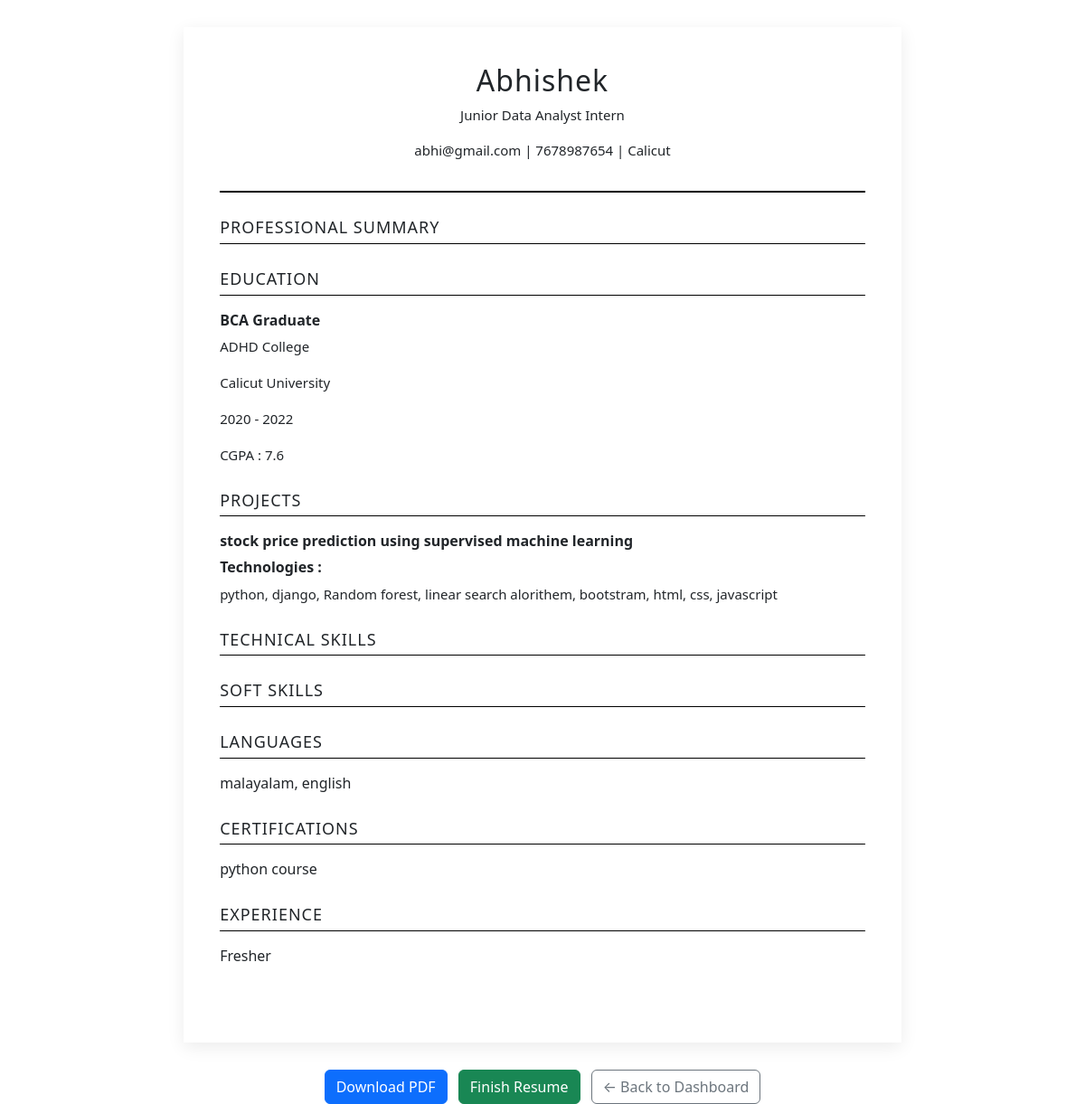
/resume/7/preview/ (signed in), run on the app's committed database.
### careerproject/models.py (models this page shows, shortened)
class ResumePersonal(models.Model):
    resume = models.OneToOneField(Resume, on_delete=models.CASCADE)
    full_name = models.CharField(max_length=100)
    email = models.EmailField()
    phone = models.CharField(max_length=20)
    location = models.CharField(max_length=100)
    linkedin = models.URLField(blank=True, null=True)
    github = models.URLField(blank=True, null=True)
    summary = models.TextField(blank=True, null=True)

class Resume(models.Model):
    TEMPLATE_CHOICES = (
        ('professional', 'Professional'),
        ('modern', 'Modern'),
        ('minimal', 'Minimal'),
    )
    student = models.ForeignKey(StudentProfile, on_delete=models.CASCADE, related_name='generated_resumes')
    resume_name = models.CharField(max_length=100)
    target_job = models.ForeignKey('Job', on_delete=models.CASCADE)
    template = models.CharField(max_length=20, choices=TEMPLATE_CHOICES, default='professional')
    is_completed = models.BooleanField(default=False)
    created_at = models.DateTimeField(auto_now_add=True)
    mentor_feedback = models.TextField(blank=True, null=True)
    feedback_date = models.DateTimeField(blank=True, null=True)

class Job(models.Model):
    company = models.ForeignKey(CompanyProfile, on_delete=models.CASCADE)
    job_title = models.CharField(max_length=100)
    description = models.TextField()
    location = models.CharField(max_length=100)
    STATUS_CHOICES = (
    ('Open', 'Open'),
    ('Closed', 'Closed'),
    )
    status = models.CharField(max_length=10, choices=STATUS_CHOICES, default='Open'
    )
    JOBTYPE_CHOICES = (
            ('Full Time', 'Full Time'),
            ('Part Time', 'Part Time'),
            ('Internship', 'Internship'),
            ('Remote', 'Remote'),
    )
    job_type = models.CharField(max_length=20, choices=JOBTYPE_CHOICES)
    salary = models.CharField(max_length=50, blank=True)
    skills_required = models.TextField()
    deadline = models.DateField()
    posted_on = models.DateTimeField(auto_now_add=True)
    APPROVAL_CHOICES = (
        ('Pending', 'Pending'),
        ('Approved', 'Approved'),
        ('Rejected', 'Rejected'),
    )
    approval_status = models.CharField(
        max_length=20,
        choices=APPROVAL_CHOICES,
        default='Pending'
    )

class ResumeEducation(models.Model):
    resume = models.ForeignKey(Resume, on_delete=models.CASCADE)
    qualification = models.CharField(max_length=100)
    institution = models.CharField(max_length=150)
    university = models.CharField(max_length=150)
    start_year = models.IntegerField()
    end_year = models.IntegerField()
    cgpa = models.CharField(max_length=20, blank=True, null=True)

class ResumeProject(models.Model):
    resume = models.ForeignKey(Resume, on_delete=models.CASCADE)
    project_title = models.CharField(max_length=150)
    technologies = models.CharField(max_length=200)
    description = models.TextField()
    github_link = models.URLField(blank=True, null=True)
    live_link = models.URLField(blank=True, null=True)

class ResumeSkill(models.Model):
    resume = models.ForeignKey(Resume, related_name="skills", on_delete=models.CASCADE)
    technical_skills = models.TextField(blank=True, null=True)
    soft_skills = models.TextField(blank=True, null=True)
    languages = models.TextField(blank=True, null=True)
    certifications = models.TextField(blank=True, null=True)

### careerproject/views.py (the view)
# urls.py: path("resume/<int:id>/preview/", views.resume_preview, name="resume_preview"),
@login_required
def resume_preview(request, id):
    resume = get_object_or_404(Resume, id=id)
    if resume.template == "professional":
        template_name = "student_module/resume_builder/resume/professional_resume.html"
    elif resume.template == "modern":
        template_name = "student_module/resume_builder/resume/modern_resume.html"
    elif resume.template == "minimal":
        template_name = "student_module/resume_builder/resume/minimal_resume.html"
    context = get_resume_data(resume)
    context["resume"] =  resume
    return render(request, template_name, context)

### careerproject/views.py (called while the page is built)
def ask_ai(prompt):
    try:
        response = chat(
            model="llama3.1:8b",
            messages=[
                {
                    "role": "user",
                    "content": prompt
                }
            ]
        )
        return response.message.content.strip()
    except Exception:
        return ""

### templates/student_module/resume_builder/resume/minimal_resume.html (shortened to what this page needs)
{% load static %}
<!DOCTYPE html>
<html lang="en">
<head>
    <link rel="stylesheet" href="{% static 'css/minimal_resume.css' %}">
    <link href="https://cdn.jsdelivr.net/npm/bootstrap@5.3.3/dist/css/bootstrap.min.css" rel="stylesheet">
</head>
<body>
<div class="resume">
    <div class="header">
        <h1>{{ personal.full_name }}</h1>
        <p>{{ resume.target_job.job_title }}</p>
        <p>
            {{ personal.email }}
            |
            {{ personal.phone }}
            |
            {{ personal.location }}
        </p>
    </div>
    <section>
        <h2>PROFESSIONAL SUMMARY</h2>
    </section>
    <section>
        <h2>EDUCATION</h2>
        {% for edu in educations %}
        <div class="item">
            <strong>{{ edu.qualification }}</strong>
            <p>{{ edu.institution }}</p>
            <p>{{ edu.university }}</p>
            <p>
                {{ edu.start_year }}
                -
                {{ edu.end_year }}
            </p>
            {% if edu.cgpa %}
            <p>
                CGPA :
                {{ edu.cgpa }}
            </p>
            {% endif %}
        </div>
        {% empty %}
        <p>No education added.</p>
        {% endfor %}
    </section>
    <section>
        <h2>PROJECTS</h2>
        {% for project in ai_projects %}
        <div class="item">
            <strong>{{ project.title }}</strong>
            <p>
                <strong>Technologies :</strong>
                {{ project.technologies }}
            </p>
        </div>
        {% empty %}
        <p>No projects added.</p>
        {% endfor %}
    </section>
    <section>
        <h2>TECHNICAL SKILLS</h2>
    </section>
    <section>
        <h2>SOFT SKILLS</h2>
    </section>
    {% if skills and skills.languages %}
    <section>
        <h2>LANGUAGES</h2>
        <p>
            {{ skills.languages }}
        </p>
    </section>
    {% endif %}
    {% if skills and skills.certifications %}
    <section>
        <h2>CERTIFICATIONS</h2>
        <p>
            {{ skills.certifications }}
        </p>
    </section>
    {% endif %}
    <section>
        <h2>EXPERIENCE</h2>
        {% if experiences %}
            {% for exp in experiences %}
            <div class="item">
                <strong>
                    {{ exp.job_title }}
                </strong>
                <p>
                    {{ exp.company_name }}
                </p>
                {% if exp.location %}
                <p>
                    {{ exp.location }}
                </p>
                {% endif %}
                <p>
                    {{ exp.start_date }}
                    -
                    {% if exp.currently_working %}
                        Present
                    {% else %}
                        {{ exp.end_date }}
                    {% endif %}
                </p>
                <p>
                    {{ exp.description }}
                </p>
            </div>
            {% endfor %}
        {% else %}
            <p>
                Fresher
            </p>
        {% endif %}
    </section>
    </div>
    <div class="text-center mt-4 no-print">
    <a href="{% url 'resume_pdf' resume.id %}"
       class="btn btn-primary">
        Download PDF
    </a>
    <a href="{% url 'finish_resume' resume.id %}"
       class="btn btn-success ms-2">
        Finish Resume
    </a>
    {% if request.user.role == "company" %}
        <a href="{% url 'view_applicants' application.job.id %}"
           class="btn btn-outline-secondary ms-2">
            ← Back
        </a>
    {% elif from_apply %}
        <a href="{% url 'apply_job' job_id %}"
           class="btn btn-outline-secondary ms-2">
            ← Back to Apply Job
        </a>
    {% else %}
        <a href="{% url 'student_dashboard' %}"
           class="btn btn-outline-secondary ms-2">
            ← Back to Dashboard
        </a>
    {% endif %}
</div>
</body>
</html>

### static/css/minimal_resume.css (style rules this page uses)
* { margin:0; padding:0; box-sizing:border-box; }
body { background:#f5f5f5; font-family:Arial, Helvetica, sans-serif; color:#222; line-height:1.7; }
.resume { width:210mm; min-height:297mm; background:#fff; margin:30px auto; padding:40px; box-shadow:0 5px 18px rgba(0,0,0,.08); }
.header { text-align:center; border-bottom:2px solid #000; padding-bottom:18px; }
.header h1 { font-size:32px; letter-spacing:1px; margin-bottom:8px; }
.header p { margin-top:5px; font-size:15px; }
section { margin-top:28px; }
section h2 { font-size:18px; border-bottom:1px solid #000; padding-bottom:6px; margin-bottom:15px; letter-spacing:1px; text-transform:uppercase; }
.item { margin-bottom:20px; }
.item strong { display:block; font-size:16px; margin-bottom:4px; }
.item p { margin-top:5px; line-height:1.6; font-size:15px; }

### data on the page
ResumePersonal: full_name "Abhishek", email "abhi@gmail.com", phone "7678987654", location "Calicut"
Resume: target_job.job_title "Junior Data Analyst Intern"
ResumeEducation: qualification "BCA Graduate", institution "ADHD College", university "Calicut University", start_year "2020", end_year "2022", cgpa "7.6"
ResumeProject: title "stock price prediction using supervised machine learning", technologies "python, django, Random forest, linear search alorithem, bootstram, html, css, javascript"
ResumeSkill: languages "malayalam, english", certifications "python course"
